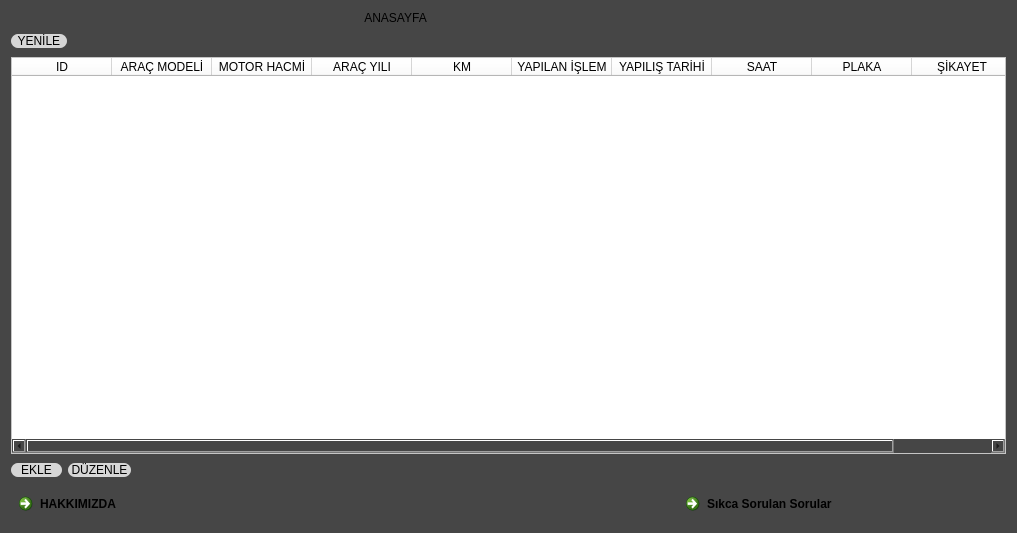
<?xml version="1.0" encoding="UTF-8"?>
<ui version="4.0">
 <class>Dialog</class>
 <widget class="QDialog" name="Dialog">
  <property name="windowModality">
   <enum>Qt::NonModal</enum>
  </property>
  <property name="geometry">
   <rect>
    <x>0</x>
    <y>0</y>
    <width>1017</width>
    <height>533</height>
   </rect>
  </property>
  <property name="contextMenuPolicy">
   <enum>Qt::DefaultContextMenu</enum>
  </property>
  <property name="windowTitle">
   <string>EMR OTO</string>
  </property>
  <property name="windowIcon">
   <iconset>
    <normaloff>img/pngegg.png</normaloff>img/pngegg.png</iconset>
  </property>
  <property name="styleSheet">
   <string notr="true">background-color: rgb(70, 70, 70);</string>
  </property>
  <layout class="QGridLayout" name="gridLayout">
   <item row="1" column="0" colspan="3">
    <layout class="QVBoxLayout" name="verticalLayout">
     <item>
      <layout class="QHBoxLayout" name="horizontalLayout">
       <item>
        <widget class="QPushButton" name="pushButtonYenile">
         <property name="styleSheet">
          <string notr="true">background-color: rgb(255, 237, 224);
background-color: rgb(214, 214, 214);
font: 10pt &quot;Arial&quot;;
border-radius:7px;</string>
         </property>
         <property name="text">
          <string>  YENİLE  </string>
         </property>
        </widget>
       </item>
       <item>
        <spacer name="horizontalSpacer">
         <property name="orientation">
          <enum>Qt::Horizontal</enum>
         </property>
         <property name="sizeHint" stdset="0">
          <size>
           <width>40</width>
           <height>20</height>
          </size>
         </property>
        </spacer>
       </item>
       <item>
        <spacer name="horizontalSpacer_3">
         <property name="orientation">
          <enum>Qt::Horizontal</enum>
         </property>
         <property name="sizeHint" stdset="0">
          <size>
           <width>40</width>
           <height>20</height>
          </size>
         </property>
        </spacer>
       </item>
      </layout>
     </item>
     <item>
      <widget class="QTableWidget" name="tableWidgetListe">
       <property name="styleSheet">
        <string notr="true">background-color: rgb(255, 255, 255);</string>
       </property>
       <column>
        <property name="text">
         <string>ID</string>
        </property>
       </column>
       <column>
        <property name="text">
         <string>ARAÇ MODELİ</string>
        </property>
       </column>
       <column>
        <property name="text">
         <string>MOTOR HACMİ</string>
        </property>
       </column>
       <column>
        <property name="text">
         <string>ARAÇ YILI</string>
        </property>
       </column>
       <column>
        <property name="text">
         <string>KM</string>
        </property>
       </column>
       <column>
        <property name="text">
         <string>YAPILAN İŞLEM</string>
        </property>
       </column>
       <column>
        <property name="text">
         <string>YAPILIŞ TARİHİ</string>
        </property>
       </column>
       <column>
        <property name="text">
         <string>SAAT</string>
        </property>
       </column>
       <column>
        <property name="text">
         <string>PLAKA</string>
        </property>
       </column>
       <column>
        <property name="text">
         <string>ŞİKAYET</string>
        </property>
       </column>
      </widget>
     </item>
     <item>
      <layout class="QHBoxLayout" name="horizontalLayout_2">
       <item>
        <widget class="QPushButton" name="pushButtonEkle">
         <property name="styleSheet">
          <string notr="true">background-color: rgb(255, 237, 224);
background-color: rgb(214, 214, 214);
font: 10pt &quot;Arial&quot;;
border-radius:7px;</string>
         </property>
         <property name="text">
          <string>   EKLE   </string>
         </property>
        </widget>
       </item>
       <item>
        <widget class="QPushButton" name="pushButtonDuzenle">
         <property name="styleSheet">
          <string notr="true">background-color: rgb(255, 237, 224);
background-color: rgb(214, 214, 214);
font: 10pt &quot;Arial&quot;;
border-radius:7px;</string>
         </property>
         <property name="text">
          <string> DÜZENLE </string>
         </property>
        </widget>
       </item>
       <item>
        <spacer name="horizontalSpacer_2">
         <property name="orientation">
          <enum>Qt::Horizontal</enum>
         </property>
         <property name="sizeHint" stdset="0">
          <size>
           <width>40</width>
           <height>20</height>
          </size>
         </property>
        </spacer>
       </item>
      </layout>
     </item>
    </layout>
   </item>
   <item row="2" column="2">
    <widget class="QCommandLinkButton" name="commandLinkButtonSSS">
     <property name="styleSheet">
      <string notr="true">font: 75 8pt &quot;Verdana&quot;;
font: 75 8pt &quot;Verdana&quot;;
</string>
     </property>
     <property name="text">
      <string>Sıkca Sorulan Sorular</string>
     </property>
    </widget>
   </item>
   <item row="0" column="1">
    <widget class="QLabel" name="label_3">
     <property name="styleSheet">
      <string notr="true">color: rgb(0,0,0);
font: 30pt &quot;Arial&quot;;
border-radius:5px;</string>
     </property>
     <property name="text">
      <string>      ANASAYFA</string>
     </property>
    </widget>
   </item>
   <item row="2" column="0">
    <widget class="QCommandLinkButton" name="commandLinkButtonHakkimizda">
     <property name="styleSheet">
      <string notr="true">
font: 75 8pt &quot;Verdana&quot;;</string>
     </property>
     <property name="text">
      <string>HAKKIMIZDA</string>
     </property>
    </widget>
   </item>
  </layout>
 </widget>
 <resources>
  <include location="img/images.qrc"/>
 </resources>
 <connections/>
</ui>
